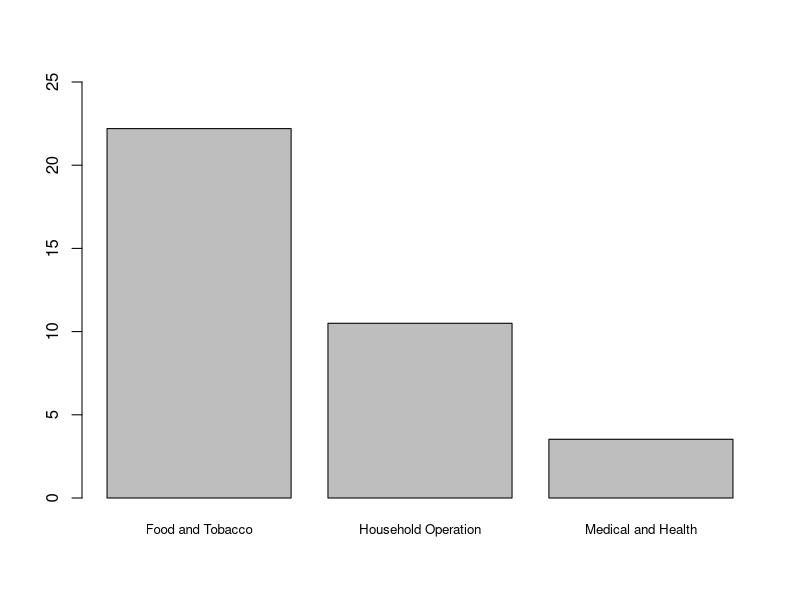
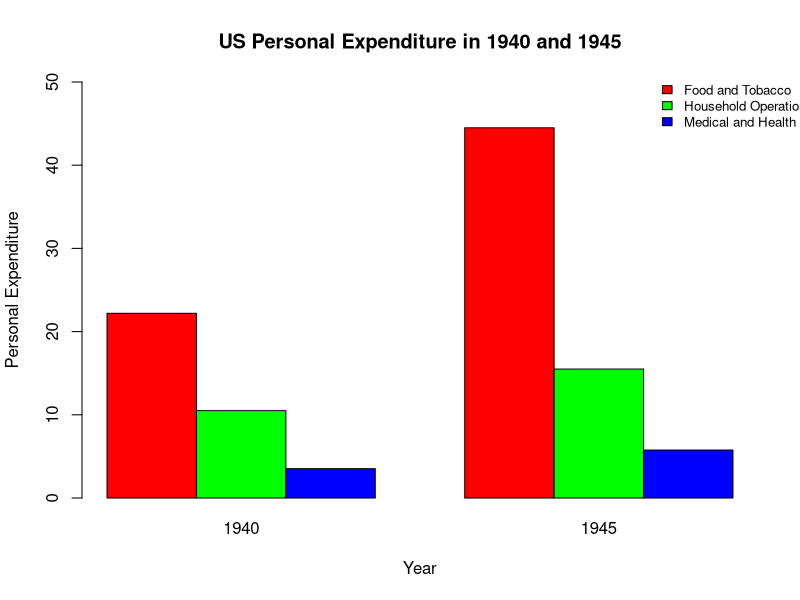
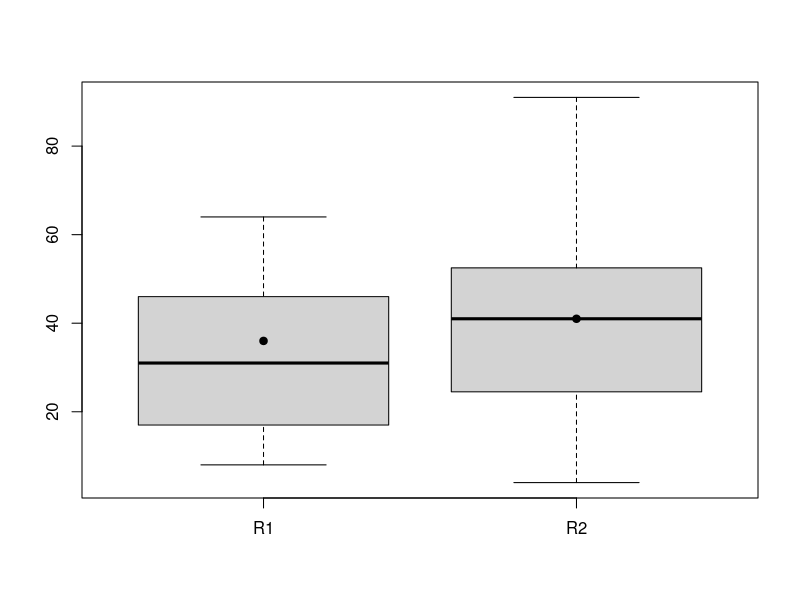
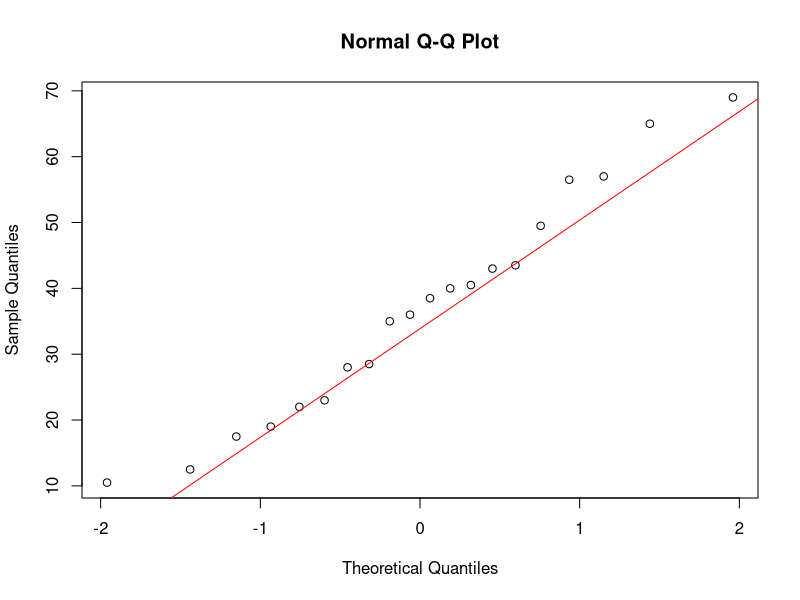
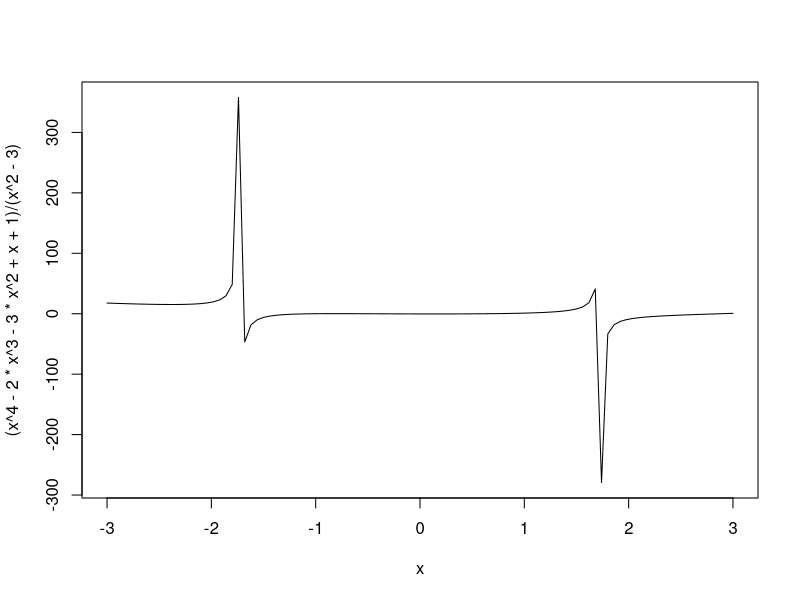
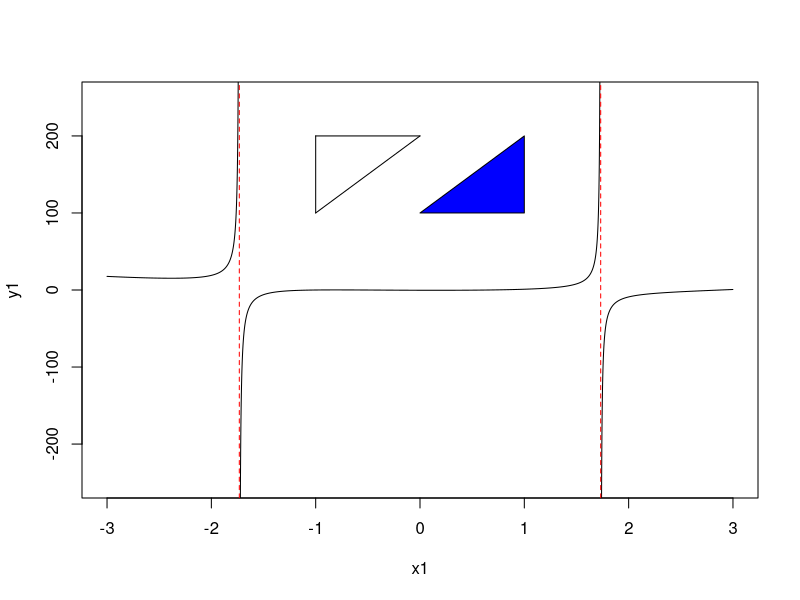

Source code (R) for these figures, in order:
## Ch3 Exercise

# Q1(a)
USPE <-  USPersonalExpenditure
barplot(USPE[1:3,1],ylim=c(0,25),cex.names=0.8)

# Q1(b)
a<-barplot(
  USPE[1:3,1:2], col=rainbow(3), ylim=c(0,50),
  beside=T, legend=T,
  args.legend=list(x="topright",bty="n",inset=c(-0.08, -0.02),cex=0.8), 
  # Inset = Distance from Margin
  xlab="Year",
  ylab="Personal Expenditure",
  main="US Personal Expenditure in 1940 and 1945"
)

# Q2(a)
data <- read.csv("ex3_q2.csv",header=T)
data
boxplot(data)

# 2(b)
points(x=1,36,pch=19)
points(x=2,41,pch=19)

# 2(c)
total <- (data$R1+data$R2)/2
qqnorm(total)
qqline(total,col="red")

# 3(a)
curve((x^4-2*x^3-3*x^2+x+1)/(x^2-3),-3,3)

x1 <- seq(-3,-sqrt(3)-0.001,by=0.001)
x2 <- seq(-sqrt(3)+0.001,sqrt(3)-0.001,by=0.001)
x3 <- seq(sqrt(3)+0.001,3,by=0.001)
y1 <- (x1^4-2*x1^3-3*x1^2+x1+1)/(x1^2-3)
y2 <- (x2^4-2*x2^3-3*x2^2+x2+1)/(x2^2-3)
y3 <- (x3^4-2*x3^3-3*x3^2+x3+1)/(x3^2-3)
plot(x1,y1,type="l",xlim=c(-3,3),ylim=c(-250,250))
lines(x2,y2)
lines(x3,y3)

# 3(b)
abline(v=sqrt(3),lty=2,col="red")
abline(v=-sqrt(3),lty=2,col="red")

# 3(c)
segments(-1,200,0,200)
segments(-1,100,0,200)
segments(-1,100,-1,200)

# 3(d)
polygon(c(0,1,1),c(100,100,200),col="blue")